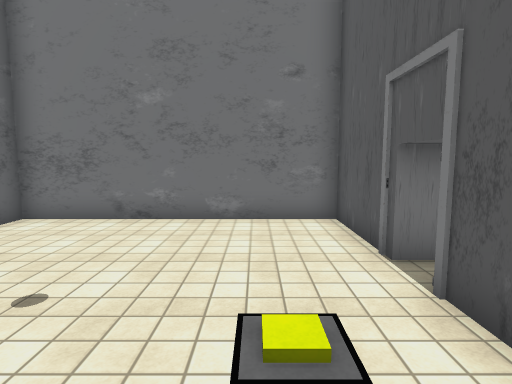
View 1 (above)

16 first-person views from a walk through a scene from a Unity 3-D project. The camera is 1.5 m above the floor, tilts 6° down and sees 80° across. The floor is counted in squares, 1 m on a side. Each view is taken from the middle of a square. On the plan, view 1 faces up. The plan holds only what a view shows up to about 15 squares ahead; the rest is blank. The place goes on beyond the plan. The player character is not drawn. Some animated figures are not drawn. Door leaves are left out, so doorways stand open. Some surface patterns are stand-ins.

View 2
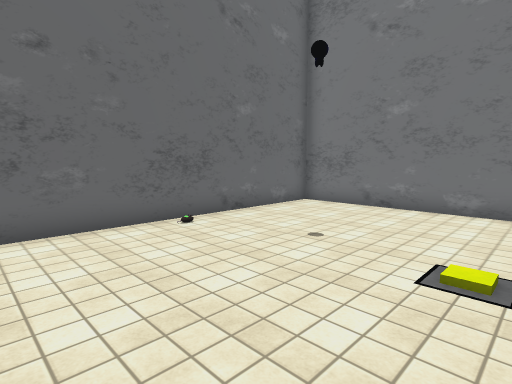

View 3
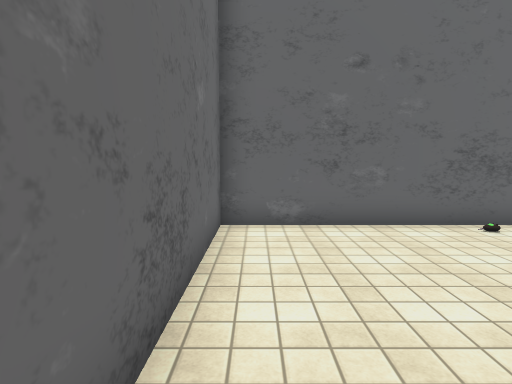

View 4
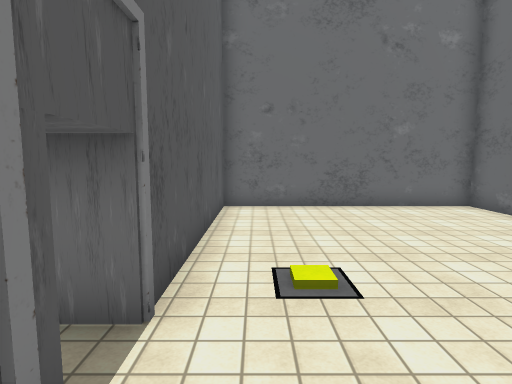

View 5
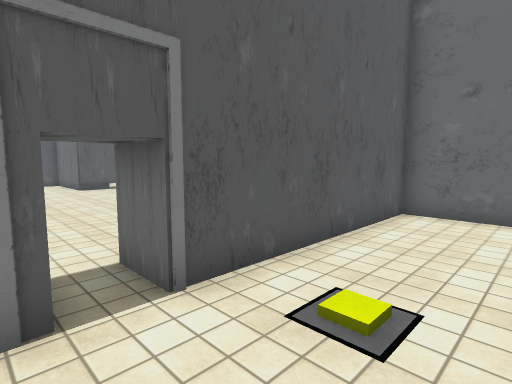

View 6
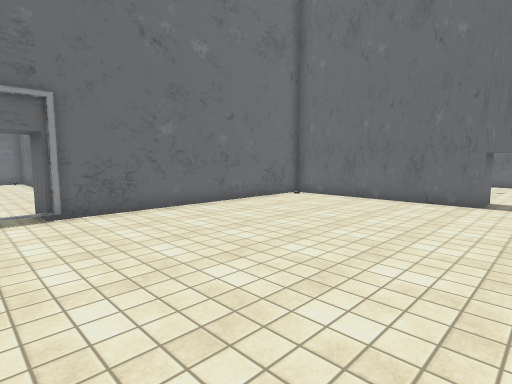

View 7
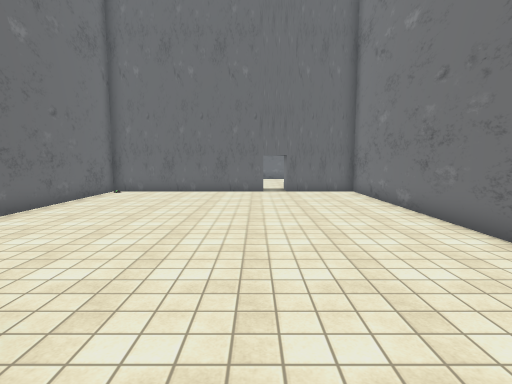

View 8
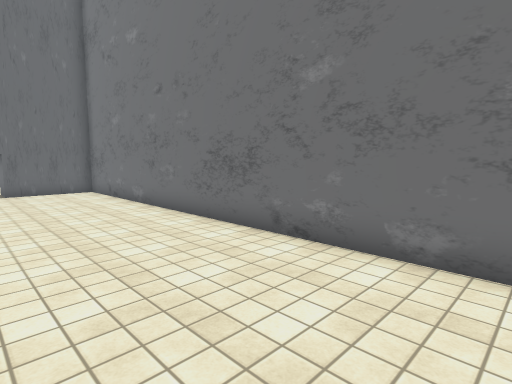

View 9
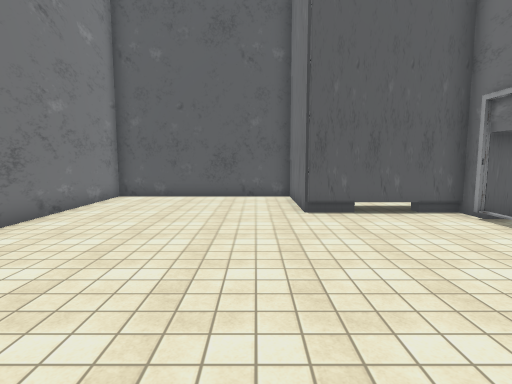

View 10
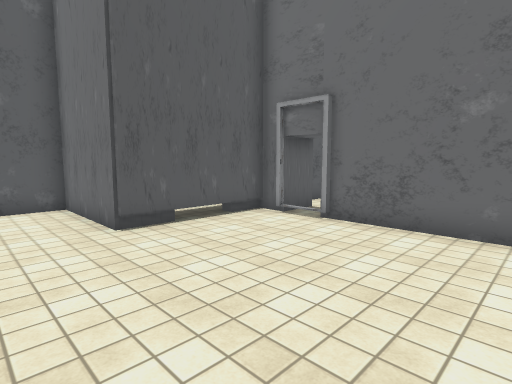

View 11
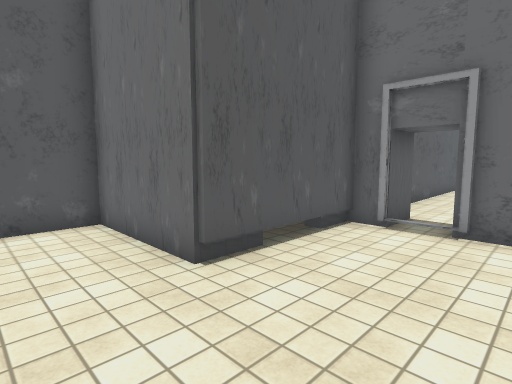

View 12
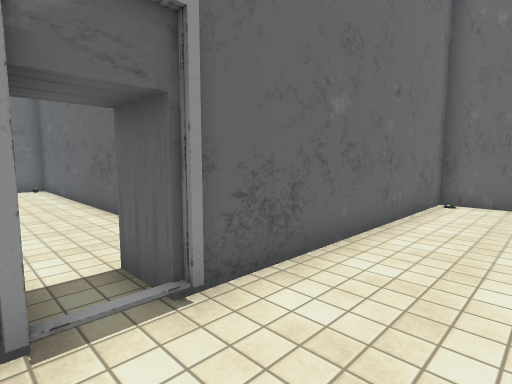

View 13
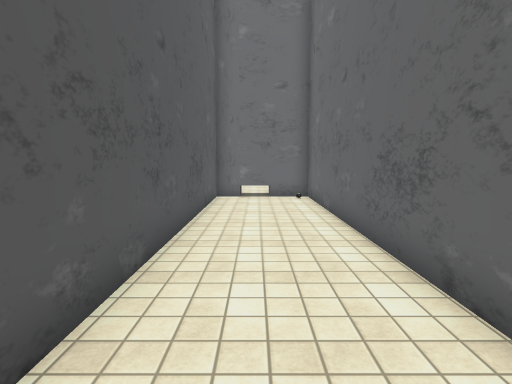

View 14
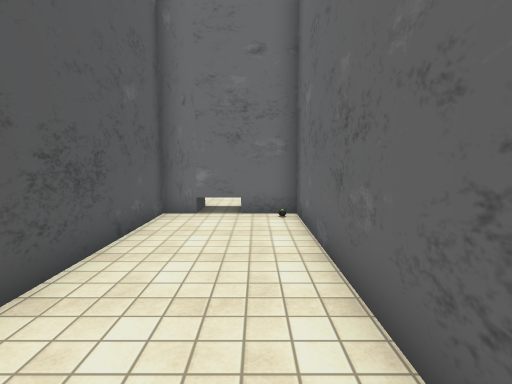

View 15
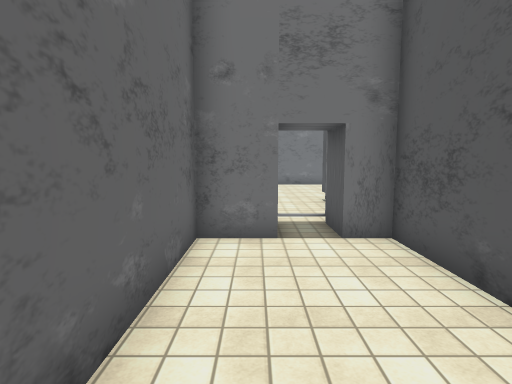

View 16
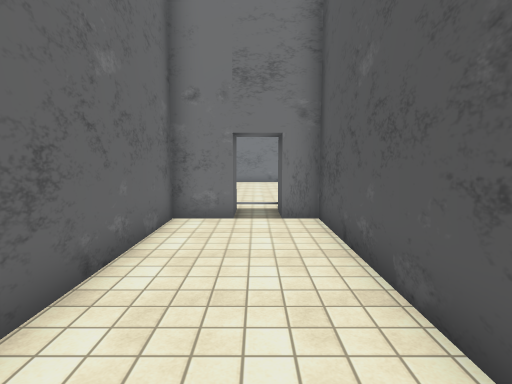

### Floor plan
Key: @ floor where view 1 was taken; # wall or solid block; . floor; D open door.
Columns run from 6 left of view 1 to 20 right of it. Each row starts with its distance up from view 1.
  8 ###########################
  7 #.......##................#
  6 #.......##................#
  5 #.......##................#
  4 #.......D.................#
  3 #.......##................#
  2 #.......##................#
  1 #.......##................#
  0 #.....@.##............#####
 -1 #.......##............#
 -2 #.......##............#
 -3 #.......##............#
 -4 ####################D##
 -5                   ##.##
 -6                   #...#
 -7                   #...#
 -8                   #...#
 -9                   #...#
-10                   #...#
-11                   #...#
-12                   #...#
-13                   #...#
-14                   #...#
-15                   #...#
-16                   #...#
-17                   #...#
-18                   #...#
-19                   #####

Positions as (right, up) in squares from view 1, and headings:
1: (0, 0), facing up
2: (1, -2), facing up-left
3: (1, -3), facing left
4: (1, 6), facing down
5: (-1, 5), facing down-right
6: (15, 5), facing down-left
7: (18, 3), facing left
8: (19, 3), facing up-left
9: (7, 2), facing right
10: (9, 3), facing down-right
11: (12, 3), facing down-right
12: (15, -1), facing down-left
13: (14, -6), facing down
14: (13, -10), facing down
15: (13, -11), facing up
16: (14, -13), facing up
